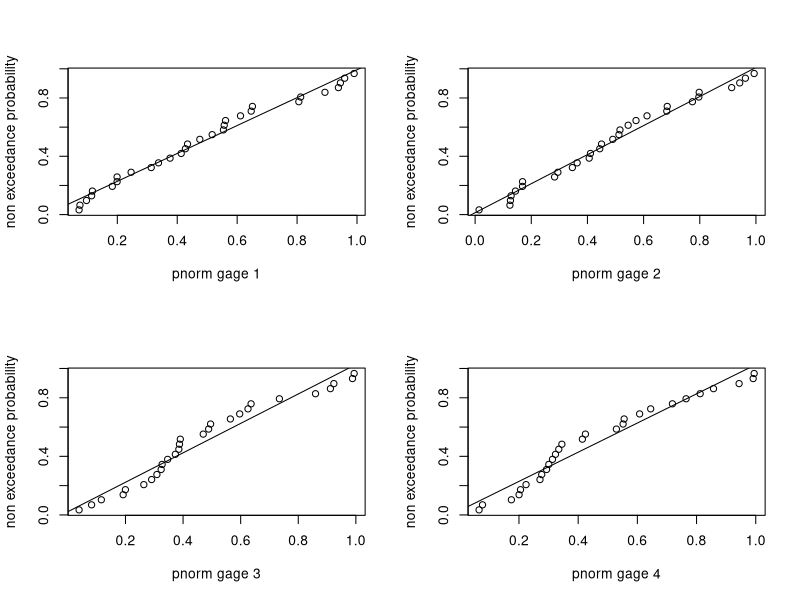
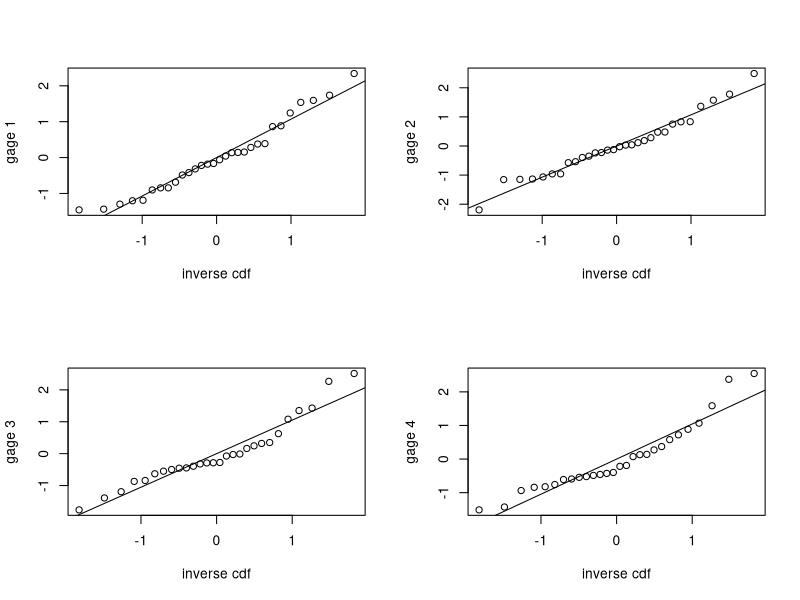
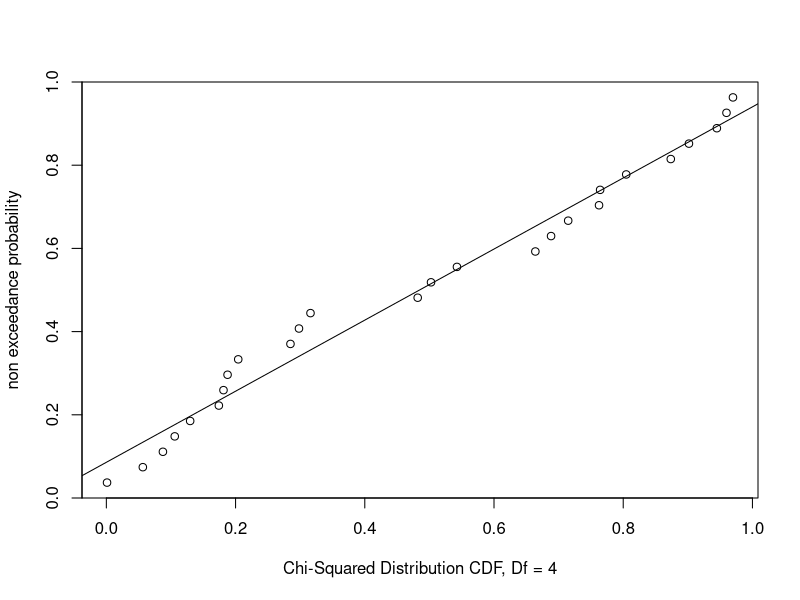
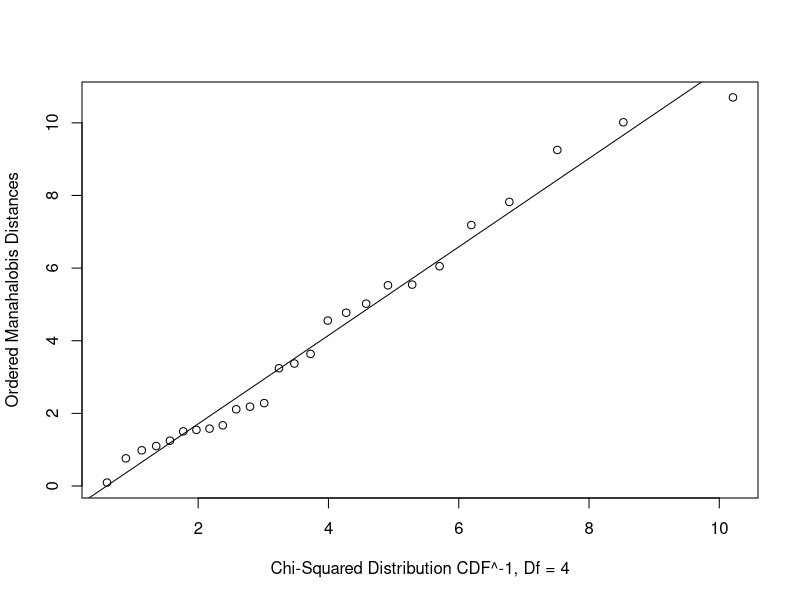
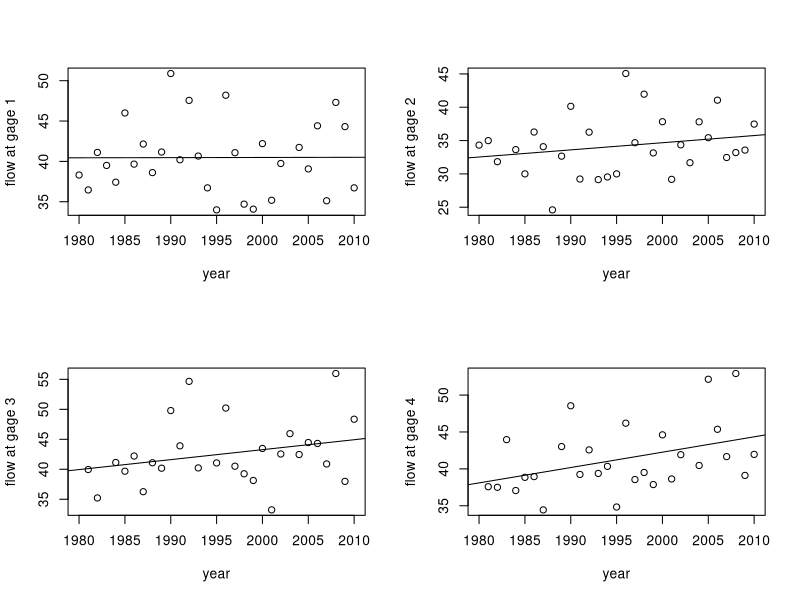

The R script that drew these images, in order:
#doc: this R script plots probability plots and quantile plots of stream gage data, as well as Manahalobis distance
#from the mean vector to assess the normality of the data. The script then imputes missing data using properties of the 
#multivariate normal distribution. Finally, it calculates the Hoteling-T statistic to assess whether the man precipitation
#for the gages has changed between the first 15 years of data, and the subsequent 16 years of data. 
#NB: much of this code could be made more efficient with loops
setwd("~/r/bee6300/hw3")
#read in files
prcp <- read.csv('Ontario.prcp.csv',header=F)
#standardize and center data without disrupting dates
prcp.std <- apply(prcp[,c('V2', 'V3', 'V4', 'V5')], 2, function(x){scale(x)[,1]})
dates <-prcp[,1]
#prcp.std <- cbind(dates,prcp.std)
#plot probability plot of non-exceedence probability for each gage against
#normal distribution cdf
par(mfrow = c(2,2))
for (i in 1:4) {
  n <- length(prcp.std[,i][!is.na(prcp.std[,i])])
  probs <- sort(pnorm(prcp.std[,i],mean=0, sd=1))
  non_exceed <- c(1:n)/(n+1)
  plot(probs, non_exceed, xlab = paste("pnorm gage",as.character(i)), ylab = "non exceedance probability")
  abline(lm(non_exceed~probs))
}
#plot quantile plot of each gage against normal distribution inverse cdf
for (j in 1:4) {
  n <- length(prcp.std[,j][!is.na(prcp.std[,j])])
  non_exceed <- c(1:n)/(n+1)
  gage <- sort(prcp.std[,j][!is.na(prcp.std[,j])])
  quantile <- sort(qnorm(non_exceed,mean=0, sd=1))
  plot(quantile, gage, ylab = paste("gage",as.character(j)), xlab = "inverse cdf")
  abline(lm(gage~quantile))
} 
#create correlation matrix for gage data
S <- cor(prcp.std, use = "pairwise.complete")
mean_vect <- c(mean(prcp.std[,1], na.rm=TRUE),mean(prcp.std[,2], na.rm=TRUE)
               ,mean(prcp.std[,3], na.rm=TRUE) ,mean(prcp.std[,4], na.rm=TRUE))
#calculate Manahalobis distances between each observation and mean vector
D.sq <- vector (length = 31)
for (i in 1:31) {
  D.sq[i] <- t(prcp.std[i,]-mean_vect)%*%(solve(S))%*%(prcp.std[i,]-mean_vect)
}
#plot probability plot of Manahalobis against Chi-Squared distribution (df=4)
par(mfrow=c(1,1))
n <-26
non_exceed <- c(1:n)/(n+1)
chi.prob<- sort(pchisq(D.sq,4))
plot(chi.prob, non_exceed, ylab = "non exceedance probability", xlab = "Chi-Squared Distribution CDF, Df = 4")
abline(lm(non_exceed~chi.prob))
#plot quantile plot of Manahalobis against Chi-Squared distribution (df=4)
chi.quant<- sort(qchisq(non_exceed,4))
D.sq.nona <- sort(D.sq[!is.na(D.sq)])
plot(chi.quant, D.sq.nona, ylab = "Ordered Manahalobis Distances", xlab = "Chi-Squared Distribution CDF^-1, Df = 4")
abline(lm(D.sq.nona~chi.quant))
#imputate data
#find NA indices 
na.index <- which(is.na(prcp.std))
na.ind <- (which(is.na(prcp.std), arr.ind = T))
na.ind <- data.frame(na.ind)
unknowns <- na.ind[order(na.ind$row),]
#row 1, two unknowns at columns 3,4
S11 <- S[c(1,2),c(1,2)]
S11
S21 <- S[c(3,4),c(1,2)]
S21
est <- S21%*%solve(S11)%*%(c(prcp.std[1,1],prcp.std[1,2]))
#descale 
sd3 <- sd(prcp$V4, na.rm = T)
mean3 <-mean(prcp$V4, na.rm = T )
sd4 <- sd(prcp$V5, na.rm = T)
mean4 <-mean(prcp$V5, na.rm = T )
descaled <- c(est[1]*sd3+mean3 , est[2]*sd4+mean4)
descaled
#row 4, two unkowns at columns 2,3
S11 <- S[c(1,4),c(1,4)]
S11
S21 <- S[c(2,3),c(1,4)]
S21
est <- S21%*%solve(S11)%*%(c(prcp.std[4,1],prcp.std[4,4]))
#descale 
sd2 <- sd(prcp$V3, na.rm = T)
mean2 <-mean(prcp$V3, na.rm = T )
sd3 <- sd(prcp$V4, na.rm = T)
mean3 <-mean(prcp$V4, na.rm = T )
descaled <- c(est[1]*sd2+mean2 , est[2]*sd3+mean3)
descaled
#row 9, one unknown at column 4
S11 <- S[c(1,2,3),c(1,2,3)]
S11
S21 <- S[c(4),c(1,2,3)]
S21
est <- S21%*%solve(S11)%*%(c(prcp.std[9,1:3]))
#descale 
sd4 <- sd(prcp$V5, na.rm = T)
mean4 <-mean(prcp$V5, na.rm = T )
descaled <- c(est[1]*sd4+mean4)
descaled
#row 15, one unknown at column 3
S11 <- S[c(1,2,4),c(1,2,4)]
S11
S21 <- S[c(3),c(1,2,4)]
S21
est <- S21%*%solve(S11)%*%(c(prcp.std[15,1:2],prcp.std[15,4]))
#descale 
sd3 <- sd(prcp$V4, na.rm = T)
mean3 <-mean(prcp$V4, na.rm = T )
descaled <- c(est[1]*sd3+mean3)
descaled
#row 24, two unknowns at columns 1,4
S11 <- S[c(2,3),c(2,3)]
S11
S21 <- S[c(1,4),c(2,3)]
S21
est <- S21%*%solve(S11)%*%(c(prcp.std[24,2],prcp.std[24,3]))
#descale 
sd1 <- sd(prcp$V2, na.rm = T)
mean1 <-mean(prcp$V2, na.rm = T )
sd4 <- sd(prcp$V5, na.rm = T)
mean4 <-mean(prcp$V5, na.rm = T )
descaled <- c(est[1]*sd1+mean1 , est[2]*sd4+mean4)
descaled
#plot raw data for each gage over time
par(mfrow = c(2,2))
for (i in 2:5) {
  gage <- prcp[,i]
  plot(prcp[,1],gage, ylab = paste("flow at gage",as.character(i-1)), xlab = "year")
  abline(lm(prcp[,i] ~ prcp[,1]))
}
#run linear regressions for each gage against time
lin_reg1 <- lm(prcp[,2] ~ prcp[,1])
lin_reg1
summary(lin_reg1)
lin_reg2 <- lm(prcp[,3] ~ prcp[,1])
lin_reg2
summary(lin_reg2)
lin_reg3 <- lm(prcp[,4] ~ prcp[,1])
lin_reg3
summary(lin_reg3)
lin_reg4 <- lm(prcp[,5] ~ prcp[,1])
lin_reg4
summary(lin_reg4)
#partition data into 1980-1994 and 1995-2010 segments
pre94 <- prcp[1:15,2:5]
post95 <-prcp[16:31,2:5]
#calculate multivariate means
pre94_means <- colMeans(pre94[,], na.rm = T, dims = 1)
post95_means <- colMeans(post95[,], na.rm = T, dims = 1)
#calculate covariance matrix
pre94_S <- cov(pre94, use = "pairwise.complete")
post95_S <- cov(post95, use = "pairwise.complete")
#estimate pooled covariance matrix 
n1 <- nrow(pre94)
n2 <- nrow(post95)
n <- n1+n2
S_pool <- (((n1-1)/(n-2))*pre94_S+((n2-1)/(n-2))*post95_S)/(n)
#Calculate Hoteling T-statistic 
ht_stat <- t(pre94_means-post95_means)%*%solve(S_pool)%*%(pre94_means-post95_means)
ht_stat
#Calculate F-stat
k <- 4
df2 <- n-k-1
alpha <- 0.05 
f_stat <- df2*ht_stat/((n-2)*k)
f_stat
#Calculate critical level in F distribution
crit <- qf(1-alpha,k,df2)
crit
